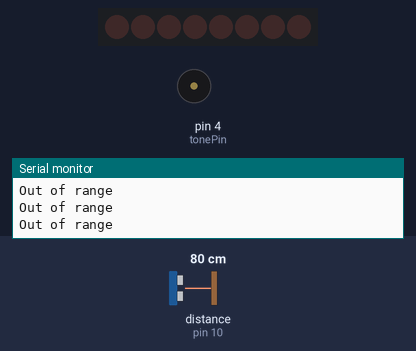
The sketch below on a simulated Arduino Uno, built with avr-gcc and run on an emulated ATmega328P. Shown: 8 shift-register outputs drawn as a row of LEDs (first output left, lit = HIGH), buzzer (waves = sounding), the last lines printed to the serial monitor. Wiring (inferred from the names in the program): ultrasonic range finder: trigger pin 9; echo pin 10; shift register (74HC595): data pin 13; shift clock pin 11; latch pin 12. Wiring (inferred from the signals the program sends): row of LEDs: on Q0, Q1, Q2, Q3, Q4, Q5, Q6, Q7. The inputs (shaded band) are chosen by the test bench; at power-on: distance to the obstacle (sensor on pin 10) 80 cm. The echo pulse lasts 58.3 µs per cm.

Above: at 1.4 s.
1.5 s: distance to the obstacle (sensor on pin 10) set to 48 cm
3.0 s: distance to the obstacle (sensor on pin 10) set to 42 cm
At 3.43 s:
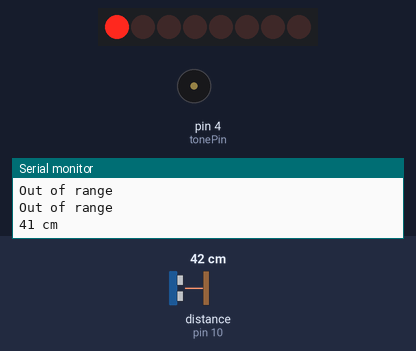
5.1 s: distance to the obstacle (sensor on pin 10) set to 8 cm
At 5.54 s:
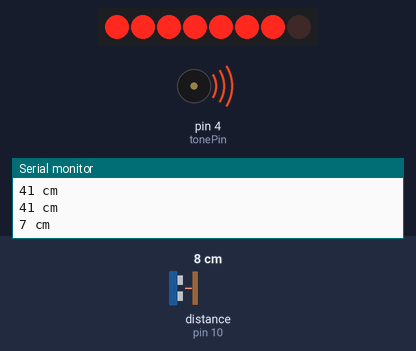
7.5 s: distance to the obstacle (sensor on pin 10) set to 5 cm
At 8.4 s:
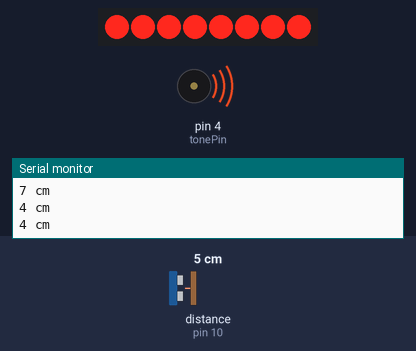
9.3 s: distance to the obstacle (sensor on pin 10) set to 35 cm
At 9.87 s:
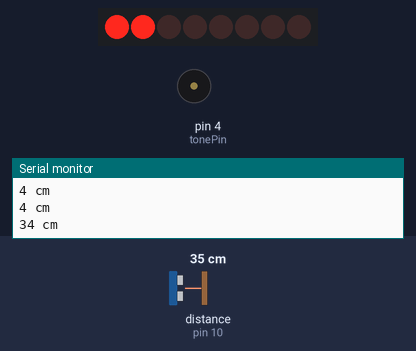
11.7 s: distance to the obstacle (sensor on pin 10) set to 18 cm
At 12.23 s:
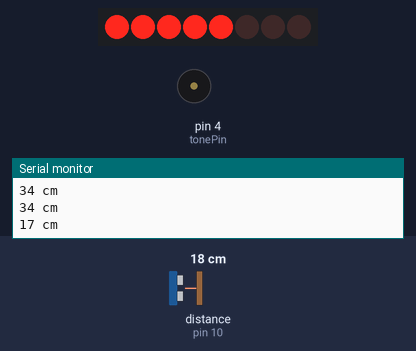
Timing chart, 0 to 15.0 s (numbered marks = the images above; inputs shaded):
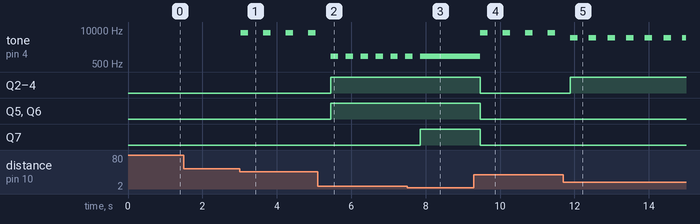

Measured:
- the behaviour switches between 46 and 45 cm on distance to the obstacle (sensor on pin 10) (found by bisection; images 0 and 1)
- the behaviour switches between 7 and 6 cm on distance to the obstacle (sensor on pin 10) (found by bisection; images 2 and 3)
- after the input at 3.0 s, tone on pin 4 (tonePin): alternates 8000 Hz for 0.20 s and silent for 0.40 s, starting at once
- after the input at 5.1 s, tone on pin 4 (tonePin): alternates 1000 Hz for 0.20 s and silent for 0.20 s, starting after 0.35 s; Q2–6: LOW → HIGH after 0.35 s
- after the input at 7.5 s, tone on pin 4 (tonePin): goes on until 7.9 s, then stays 1000 Hz; Q7: LOW → HIGH after 0.36 s
- after the input at 9.3 s, tone on pin 4 (tonePin): alternates 8000 Hz for 0.20 s and silent for 0.40 s, starting after 0.17 s; Q2–7: HIGH → LOW after 0.17 s
- after the input at 11.7 s, Q2–4: LOW → HIGH after 0.19 s

The sketch:

Distance_Sensor.ino
```cpp
int tonePin = 4;    //Tone - Red Jumper
int trigPin = 9;    //Trig - violet Jumper
int echoPin = 10;   //Echo - yellow Jumper
int clockPin = 11;  //IC Pin 11 - white Jumper
int latchPin = 12;  //IC Pin 12 - Blue Jumper
int dataPin = 13;   //IC Pin 14 - Green Jumper

byte possible_patterns[9] = {
B00000000,
B00000001,
B00000011,
B00000111,
B00001111,
B00011111,
B00111111,
B01111111,
B11111111,
};
int proximity = 0;
int duration;
int distance;
int frequency;

void setup() {
//Serial Port
Serial.begin (9600);

pinMode(trigPin, OUTPUT);
pinMode(echoPin, INPUT);
pinMode(clockPin, OUTPUT);
pinMode(latchPin, OUTPUT);
pinMode(dataPin, OUTPUT);
pinMode(tonePin, OUTPUT);
}

void loop() {
digitalWrite(latchPin, LOW);
digitalWrite(trigPin, HIGH);
delayMicroseconds(1000);
digitalWrite(trigPin, LOW);
duration = pulseIn(echoPin, HIGH);
distance = (duration / 2) / 29.1;

if (distance >= 45 || distance <= 0){
Serial.println("Out of range");
}
else {
Serial.print(distance);
Serial.println(" cm");
}

proximity = map(distance, 0, 45, 8, 0);
//Serial.println(proximity);

if (proximity <= 0) {
proximity = 0;
}
else if (proximity == 1 || proximity == 2) {
tone(tonePin, 8000, 200);
frequency = 0;
}
else if (proximity == 3 || proximity == 4 || proximity == 5) {
tone(tonePin, 5000, 200);
frequency = 1;
}
else if (proximity == 6 ) {
tone(tonePin, 1000, 200);
frequency = 2;
}
else if (proximity == 7){
tone(tonePin, 1000, 200);
frequency = 2;
}
else if (proximity == 8){
tone(tonePin, 1000, 1000);
frequency = 2;
}
shiftOut(dataPin, clockPin, MSBFIRST, possible_patterns[proximity]);
digitalWrite(latchPin, HIGH);

if (frequency == 0){
delay(600);
}
else if (frequency == 1){
delay(500);
}
else{
delay(400);
}
//noTone(tonePin);
}
```
